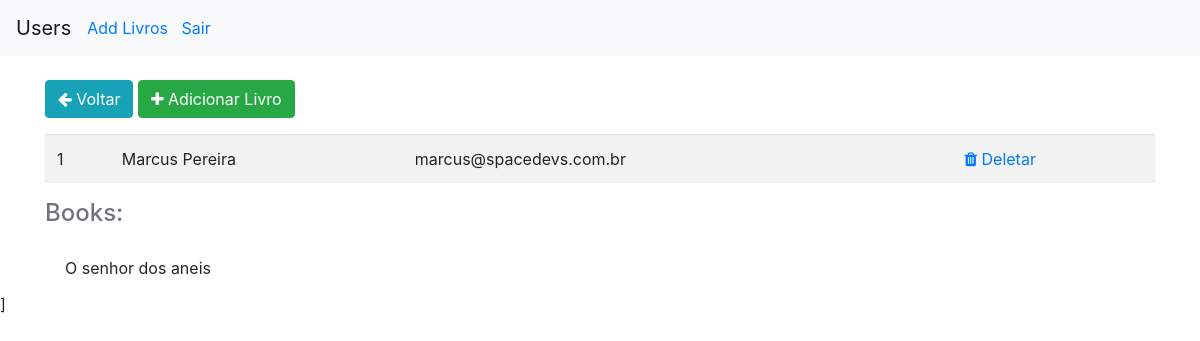
Screenshot of /user/1 (signed in) with the database file from the repository.
### app/models.py (models this page shows, shortened)
class User(db.Model, UserMixin): #herdando da classe pai db.model e UserMixin
    __tablename__ = "users"
    id = db.Column(db.Integer, primary_key=True)
    name = db.Column(db.String(84), nullable=False) #igual ao VarChar (84) do MySQL
    email = db.Column(db.String(84), nullable=False, unique=True, index=True) #pq index=True?
    password = db.Column(db.String(255), nullable=False)
    profile = db.relationship('Profile', backref='user', uselist=False) #uselist=False significa que um usuario so pertence a um perfil
    books = db.relationship("Book", secondary=book_in_users, lazy=True, backref='users')

class Book(db.Model, UserMixin): #herdando da classe pai db.model
    __tablename__ = "books"
    id = db.Column(db.Integer, primary_key=True)
    name = db.Column(db.String(125), nullable=False) #igual ao VarChar (84) do MySQL

### app/routes.py (the view)
    @app.route("/user/<int:id>")
    @login_required
    def unique(id):
        user = User.query.get(id)
        return render_template("user.html", user=user)

### app/models.py (called while the page is built)
@login_manager.user_loader
def current_user(user_id):
    return User.query.get(user_id)

### app/templates/user.html (shortened to what this page needs)
{% extends 'base.html' %}
{% block content %}
    <div class='mt-4'>
        <a href="{{ url_for('index') }}" class='btn btn-info'>
            <i class="fa fa-arrow-left" aria-hidden="true"></i>
            Voltar
        </a>
        <a href="{{ url_for('user_add_book', id=user.id) }}" class='btn btn-success'>
            <i class="fa fa-plus" aria-hidden="true"></i>
            Adicionar Livro
        </a>
        <table class='table table-striped mt-3'>
            <tbody>
                <tr>
                    <td>
                        {{ user.id }}
                    </td>
                    <td>
                        {{ user.name }}
                    </td>
                    <td>
                        {{ user.email }}
                    </td>
                    <td>
                    </td>
                    <td>
                        <a href="{{url_for('delete', id=user.id)}}">
                        <i class="fa fa-trash" aria-hidden="true"></i> Deletar
                        </a>
                    </td>
                </tr>
            </tbody>
        </table>
    <h4 class="text-muted"> Books: </h4>
    <ul class="list-group list-group-flush mt-3">
        {% for book in user.books %}
            <li class="list-group-item">
                {{ book.name }}
            </li>
        {% endfor %}
    </ul>
    </div>
{% endblock %}

### rows the page displays
User: id "1", name "Marcus Pereira", email "marcus@spacedevs.com.br"
Book: name "O senhor dos aneis"
